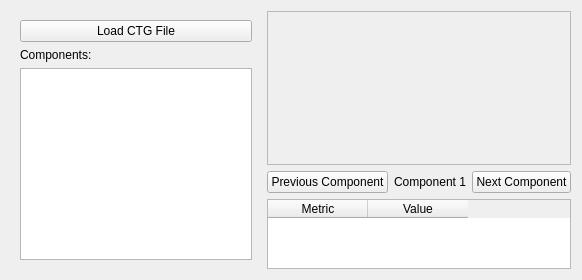
  <widget class="QWidget" name="centralwidget">
   <layout class="QHBoxLayout" name="horizontalLayout">
    <item>
     <widget class="QFrame" name="sidebar_frame">
      <property name="maximumSize">
       <size>
        <width>250</width>
        <height>16777215</height>
       </size>
      </property>
      <layout class="QVBoxLayout" name="verticalLayout">
       <item>
        <widget class="QPushButton" name="load_file_button">
         <property name="text">
          <string>Load CTG File</string>
         </property>
        </widget>
       </item>
       <item>
        <widget class="QLabel" name="label_components">
         <property name="text">
          <string>Components:</string>
         </property>
        </widget>
       </item>
       <item>
        <widget class="QListView" name="toggle_list">
         <property name="sizePolicy">
          <sizepolicy hsizetype="Expanding" vsizetype="Expanding">
           <horstretch>0</horstretch>
           <verstretch>1</verstretch>
          </sizepolicy>
         </property>
        </widget>
       </item>
      </layout>
     </widget>
    </item>
    <item>
     <layout class="QVBoxLayout" name="main_content_layout">
      <item>
       <widget class="QFrame" name="plot_frame">
        <property name="sizePolicy">
         <sizepolicy hsizetype="Preferred" vsizetype="Expanding">
          <horstretch>0</horstretch>
          <verstretch>3</verstretch>
         </sizepolicy>
        </property>
        <property name="frameShape">
         <enum>QFrame::Shape::StyledPanel</enum>
        </property>
        <property name="frameShadow">
         <enum>QFrame::Shadow::Raised</enum>
        </property>
       </widget>
      </item>
      <item>
       <layout class="QHBoxLayout" name="navigation_layout">
        <item>
         <widget class="QPushButton" name="prev_component_button">
          <property name="text">
           <string>Previous Component</string>
          </property>
         </widget>
        </item>
        <item>
         <widget class="QLabel" name="current_component_label">
          <property name="text">
           <string>Component 1</string>
          </property>
          <property name="alignment">
           <set>Qt::AlignmentFlag::AlignCenter</set>
          </property>
         </widget>
        </item>
        <item>
         <widget class="QPushButton" name="next_component_button">
          <property name="text">
           <string>Next Component</string>
          </property>
         </widget>
        </item>
       </layout>
      </item>
      <item>
       <widget class="QTableWidget" name="analysis_table">
        <property name="sizePolicy">
         <sizepolicy hsizetype="Expanding" vsizetype="Preferred">
          <horstretch>0</horstretch>
          <verstretch>1</verstretch>
         </sizepolicy>
        </property>
        <column>
         <property name="text">
          <string>Metric</string>
         </property>
        </column>
        <column>
         <property name="text">
          <string>Value</string>
         </property>
        </column>
       </widget>
      </item>
     </layout>
    </item>
   </layout>
  </widget>
